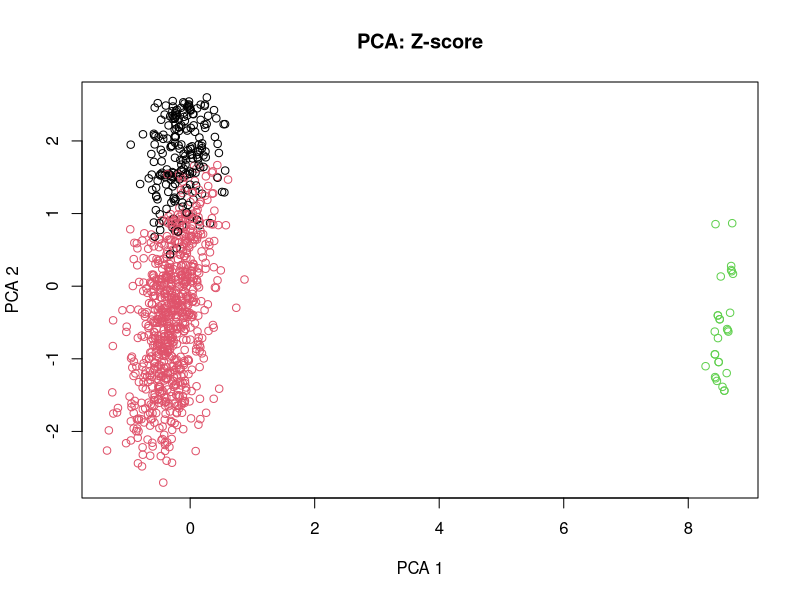
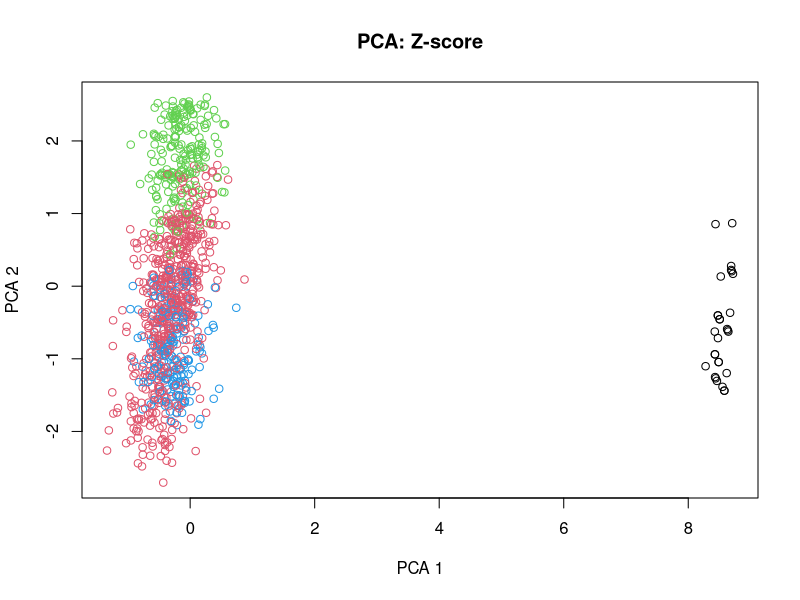
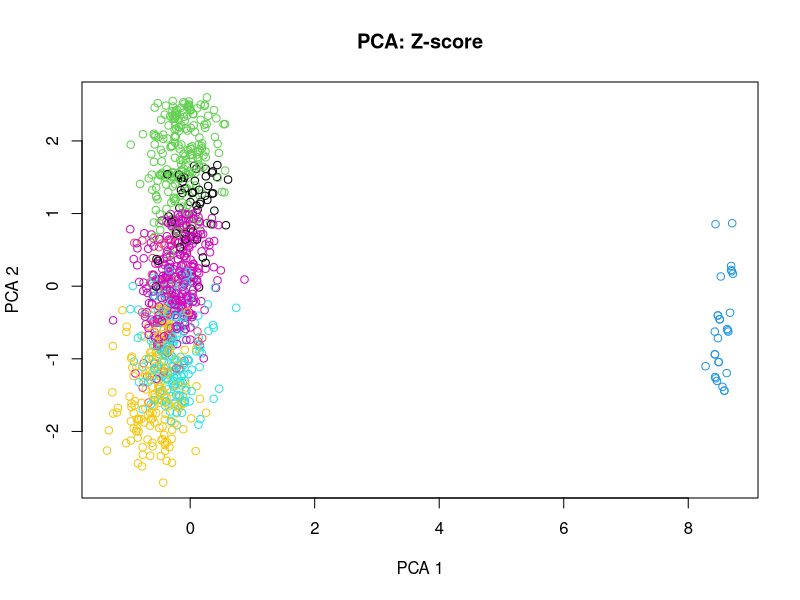
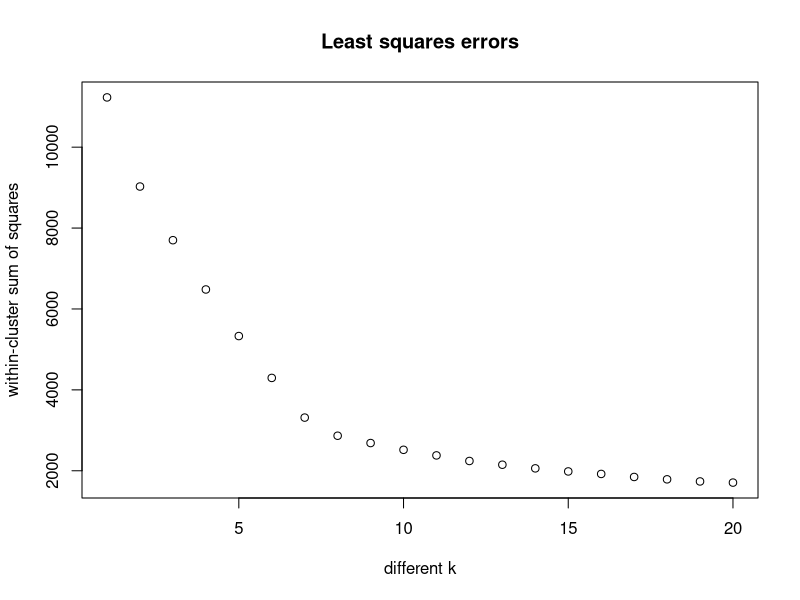

The R source for these figures, in order: (Note: this script raises an error after producing the figures.)
library(lattice)
library(e1071)
library(class)
set.seed(123)
online.news.popularity <- read.csv(file="new_sample_OnlineNewsPopularity.csv",head=TRUE,sep=",")

online.news.popularity$channel <- online.news.popularity$data_channel_is_lifestyle +
                                  2*online.news.popularity$data_channel_is_entertainment +
                                  3*online.news.popularity$data_channel_is_bus +
                                  4*online.news.popularity$data_channel_is_socmed +
                                  5*online.news.popularity$data_channel_is_tech +
                                  6*online.news.popularity$data_channel_is_world

online.news.popularity <- online.news.popularity[,-c(1,2,36)]


# online.news.popularity <- subset(online.news.popularity, n_tokens_content > 0)

data <- transform(online.news.popularity, 
                  num_hrefs = log(num_hrefs), 
                  num_self_hrefs = log(num_self_hrefs),
                  self_reference_avg_sharess = log(self_reference_avg_sharess),
                  shares = log(shares), 
                  n_tokens_content = log(n_tokens_content),
                  num_imgs = log(num_imgs),
                  num_videos = log(num_videos))
data[data == -Inf] = -2
data.nrm <- scale(data)



#########################################################
### 1. K Means ###
#########################################################

ind <- sample(1:nrow(data.nrm), 1000)
polarity_features <- c(25:32)
num_of_words_feautures <- c(2:4, 9:10)
channel_feature <- c(11:16)
hrefs_and_images_features <- c(5:8)
images_video_features  <-  c(7:8)

features_to_cluster <- images_video_features
features_to_cluster <- hrefs_and_images_features
features_to_cluster <- channel_feature
features_to_cluster <- num_of_words_feautures
features_to_cluster <- polarity_features
features_to_cluster <- c(channel_feature, num_of_words_feautures)

colnames(data.nrm)[features_to_cluster]
data <- data.nrm[ind, features_to_cluster]

k_mean_3 <- kmeans(data, 3, nstart = 100)
pca.std <- prcomp(data, center = FALSE, scale. = FALSE)
plot(pca.std$x[,1], pca.std$x[,2], col = k_mean_3$cluster, xlab = 'PCA 1', ylab = 'PCA 2', main = 'PCA: Z-score')
     
k_mean_4 <- kmeans(data, 4, nstart = 100)
pca.std <- prcomp(data, center = FALSE, scale. = FALSE)
plot(pca.std$x[,1], pca.std$x[,2], col = k_mean_4$cluster, xlab = 'PCA 1', ylab = 'PCA 2', main = 'PCA: Z-score')

k_mean_7 <- kmeans(data, 7, nstart = 100)
pca.std <- prcomp(data, center = FALSE, scale. = FALSE)
plot(pca.std$x[,1], pca.std$x[,2], col = k_mean_7$cluster, xlab = 'PCA 1', ylab = 'PCA 2', main = 'PCA: Z-score')

get_errors_for_list_of_k <- function(data, max_iter, k_range) {
  return (sapply(k_range,
                 function(k)
                    return(kmeans(data, k, nstart = max_iter)$tot.withinss)
                 )
          )
}

plot(get_errors_for_list_of_k(data, 50, 1:20),
     main="Least squares errors",
     xlab="different k",
     ylab="within-cluster sum of squares")

s <- silhouette(x = list(data = data, clustering = as.vector(k_mean_7$cluster)),
                dist = dist(data))
plot(sortSilhouette(s))


##########################
### 2. NN MST          ###
##########################

library('igraph')
data <- online.news.popularity[c("n_tokens_title", "num_hrefs")]
features_to_cluster <- c("global_sentiment_polarity" , "global_rate_positive_words", 
                         "global_rate_negative_words", "rate_positive_words", 
                         "rate_negative_words", "avg_positive_polarity", 
                         "avg_negative_polarity", "title_sentiment_polarity" )
data <- online.news.popularity[features_to_cluster]
data.nrm_range <- data[sample(1:nrow(data), 500), ]
data.nrm_range <- as.data.frame(apply(data.nrm_range, MARGIN = 2, scale)) 
weighted_adjacency_matrix <- as.matrix(dist(data.nrm_range))
graph <- graph_from_adjacency_matrix(weighted_adjacency_matrix, weighted = T)
mst_res <- mst(graph, weights = graph$weighted, algorithm = 'prim')
plot(mst_res, edge.label=round(E(mst_res)$weight, 1))

mst_edges <- E(mst_res)$weight
k <- 3
heaviest_edges <- which(mst_edges >= sort(mst_edges, decreasing=T)[k-1])
mst_edges[heaviest_edges]

mst_res <- delete_edges(mst_res, E(mst_res)[heaviest_edges])
plot(mst_res, edge.label=round(E(mst_res)$weight, 1))

ncomp <- components(mst_res)$no
comps <- list()
for (i in 1:ncomp){
  comps[[i]] <- as.vector(which(components(mst_res)$membership == i))
}
comps

s <- silhouette(x = list(data = data.nrm_range, clustering = as.vector(components(mst_res)$membership)),
                dist = dist(data.nrm_range))


V(mst_res)$color <- rainbow(ncomp)[components(mst_res)$membership]
plot(mst_res, mark.groups = split(1:vcount(mst_res), components(mst_res)$membership))


pca.std <- prcomp(data.nrm_range, center = FALSE, scale. = FALSE)
plot(pca.std$x[,1], pca.std$x[,2], col = components(mst_res)$membership,
     xlab = 'PCA 1', ylab = 'PCA 2', main = 'PCA: Z-score', pch = 8)

